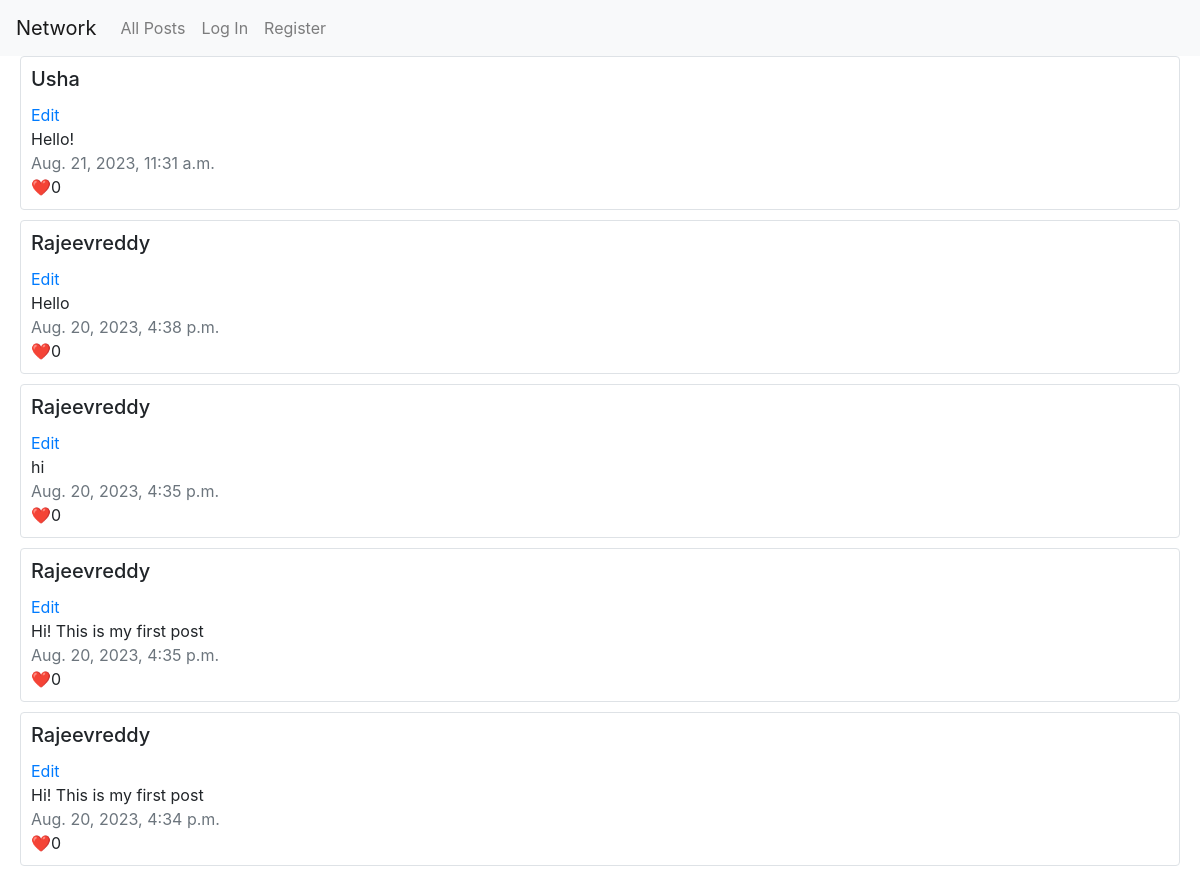
The page / on the database its author committed.
### network/models.py (models this page shows, shortened)
class Posts(models.Model):
    content = models.TextField(blank=False)
    author = models.ForeignKey(User, on_delete=models.CASCADE, related_name='authored_posts')
    created_at = models.DateTimeField(auto_now_add=True)
    liked = models.ManyToManyField(User, related_name="liked_post", blank=True)

class User(AbstractUser):
    pass

### network/views.py (the view)
# urls.py: path("", views.index, name="index"),
def index(request):
    return render(request, "network/index.html", {
        "posts": Posts.objects.order_by("-created_at").all()
    })

### network/templates/network/index.html (shortened to what this page needs)
{% extends "network/layout.html" %}
{% block body %}
    {% for post in posts %}
    <div style="padding-left: 20px; padding-right: 20px; padding-bottom: 10px;">
        <div class="card border" style="padding: 10px;">
            <h5 class="card-title text-capitalize">{{ post.author }}</h5>
            <a href="#" class="card-link">Edit</a>
            <div class="card-text">{{ post.content }}</div>
            <div class="text-muted">{{ post.created_at }}</div>
            <div class="card-text">❤️{{ post.liked.count }}</div>
        </div>
    </div>
    {% endfor %}
{% endblock %}

### rows shown on the page
Posts: author "Usha", content "Hello!", created_at "Aug. 21, 2023, 11:31 a.m.", liked.count "0"
Posts: author "Rajeevreddy", content "Hello", created_at "Aug. 20, 2023, 4:38 p.m.", liked.count "0"
Posts: author "Rajeevreddy", content "hi", created_at "Aug. 20, 2023, 4:35 p.m.", liked.count "0"
Posts: author "Rajeevreddy", content "Hi! This is my first post", created_at "Aug. 20, 2023, 4:35 p.m.", liked.count "0"
Posts: author "Rajeevreddy", content "Hi! This is my first post", created_at "Aug. 20, 2023, 4:34 p.m.", liked.count "0"
